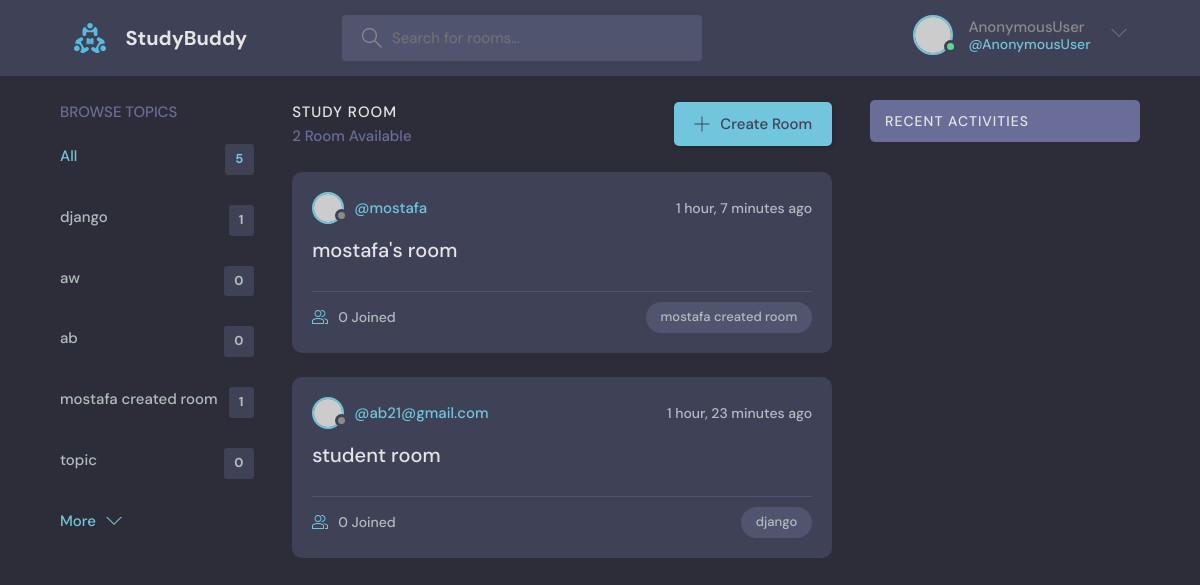
The app's page / (signed in) with its own data.
### base/models.py (models this page shows, shortened)
class Topic(models.Model):
    name = models.CharField(max_length=200)

class Room(models.Model):
    host = models.ForeignKey(User, on_delete=models.SET_NULL, null=True)
    topic = models.ForeignKey(Topic, on_delete=models.SET_NULL, null=True)
    name = models.CharField(max_length=200)
    desctription = models.TextField(null=True, blank=True)
    participants = models.ManyToManyField(User, related_name='participans', blank=True)
    updated = models.DateTimeField(auto_now=True)
    created = models.DateTimeField(auto_now_add=True)
    class Meta:
        ordering = ["-updated", '-created']

### base/views.py (the view)
# urls.py: path("", views.home, name="home"),
def home(request):
    q = request.GET.get('q') if request.GET.get("q") != None else ""
    rooms = Room.objects.filter(
        Q(topic__name__icontains=q) |
        Q(name__icontains=q)
        | Q(desctription__icontains=q)
    )
    topics = Topic.objects.all()
    room_count = rooms.count()
    room_messages = Message.objects.filter(Q(room__topic__name__icontains=q))
    context = {"rooms": rooms, 'topics': topics, 'room_count': room_count, 'room_messages': room_messages}
    return render(request, "base/home.html", context)

### base/templates/base/home.html (shortened to what this page needs)
  {% extends 'main.html' %}
  {% block content%}
    <main class="layout layout--3">
      <div class="container">
        {% include "base/topic_component.html"%}
        <div class="roomList">
          <div class="roomList__header">
            <div>
              <h2>Study Room</h2>
              <p>{{room_count}} Room Available</p>
            </div>
            <a class="btn btn--main" href="{% url 'create-room' %}">
              <svg version="1.1" xmlns="http://www.w3.org/2000/svg" width="32" height="32" viewBox="0 0 32 32">
                <title>add</title>
                <path
                  d="M16.943 0.943h-1.885v14.115h-14.115v1.885h14.115v14.115h1.885v-14.115h14.115v-1.885h-14.115v-14.115z"
                ></path>
              </svg>
              Create Room
            </a>
          </div>
          {% include 'base/feed_component.html'%}
        </div>
        {% include  "base/activity.html" %}
      </div>
    </main>
 {% endblock %}

### templates/navbar.html (shortened to what this page needs)
{% load static %}
<header class="header header--loggedIn">
    <div class="container">
      <a href="{%url 'home' %}" class="header__logo">
        <img src="{% static 'images/logo.svg' %}" />
        <h1>StudyBuddy</h1>
      </a>
      <form class="header__search"  method="GET" action="{% url 'home' %}">
        <label>
          <input placeholder="Search for rooms..." name="q"/>
        </label>
      </form>
      <nav class="header__menu">
        {% if request.user.is_authenticated %}
        <div class="header__user">
          <a href="{% url 'update-user' %}">
            <div class="avatar avatar--medium active">
              <img src="https://randomuser.me/api/portraits/men/37.jpg" />
            </div>
            <p>{{ request.user.username }} <span>@{{ request.user.username }}</span></p>
          </a>
          <button class="dropdown-button">
            <svg version="1.1" xmlns="http://www.w3.org/2000/svg" width="32" height="32" viewBox="0 0 32 32">
              <title>chevron-down</title>
              <path d="M16 21l-13-13h-3l16 16 16-16h-3l-13 13z"></path>
            </svg>
          </button>
        </div>
        {% else %}
        <a href="{%url 'login' %}">
          <img src="{% static 'images/avatar.svg' %}" />
          <p>Login</p>
        </a>
        {% endif %}
      </nav>
    </div>
  </header>

### base/templates/base/topic_component.html
<div class="topics">
    <div class="topics__header">
      <h2>Browse Topics</h2>
    </div>
    <ul class="topics__list">
      <li>
        <a href="{% url 'home' %}" class="active">All <span>{{topics.count}}</span></a>
      </li>
      {% for topic in topics %}
      <li>
        <a href="{% url 'home' %}?q={{topic.name}}">{{topic.name}} <span>{{topic.room_set.all.count}}</span></a>
      </li>
      {%endfor%}
    </ul>
    <a class="btn btn--link" href="{% url 'home' %}">
      More
      <svg version="1.1" xmlns="http://www.w3.org/2000/svg" width="32" height="32" viewBox="0 0 32 32">
        <title>chevron-down</title>
        <path d="M16 21l-13-13h-3l16 16 16-16h-3l-13 13z"></path>
      </svg>
    </a>
  </div>

### base/templates/base/feed_component.html (shortened to what this page needs)
{% for room in rooms %}
<div class="roomListRoom">
    <div class="roomListRoom__header">
      <a href="{% url 'user-profile' room.host.id %}"    class="roomListRoom__author">
        <div class="avatar avatar--small">
          <img src="https://randomuser.me/api/portraits/women/11.jpg" />
        </div>
        <span>@{{room.host.username}}</span>
      </a>
      <div class="roomListRoom__actions">
        <span>{{room.created|timesince}} ago</span>
      </div>
    </div>
    <div class="roomListRoom__content">
      <a href="{% url 'room' room.id %}">{{room.name}}</a>
    </div>
    <div class="roomListRoom__meta">
      <a href="room.html" class="roomListRoom__joined">
        {{room.participants.all.count}} Joined
      </a>
      <p class="roomListRoom__topic">{{room.topic.name}}</p>
    </div>
  </div>
  {% endfor %}

### records on screen
Topic: name "django", room_set.all.count "1"
Topic: name "aw", room_set.all.count "0"
Topic: name "ab", room_set.all.count "0"
Topic: name "mostafa created room", room_set.all.count "1"
Topic: name "topic", room_set.all.count "0"
Room: host.username "mostafa", created "1 hour, 7 minutes", name "mostafa's room", participants.all.count "0", topic.name "mostafa created room"
Room: host.username "ab21@gmail.com", created "1 hour, 23 minutes", name "student room", participants.all.count "0", topic.name "django"

### other values on screen
{{ request.user.username }} "AnonymousUser"
{{ topics.count }} "5"
{{ room_count }} "2"
